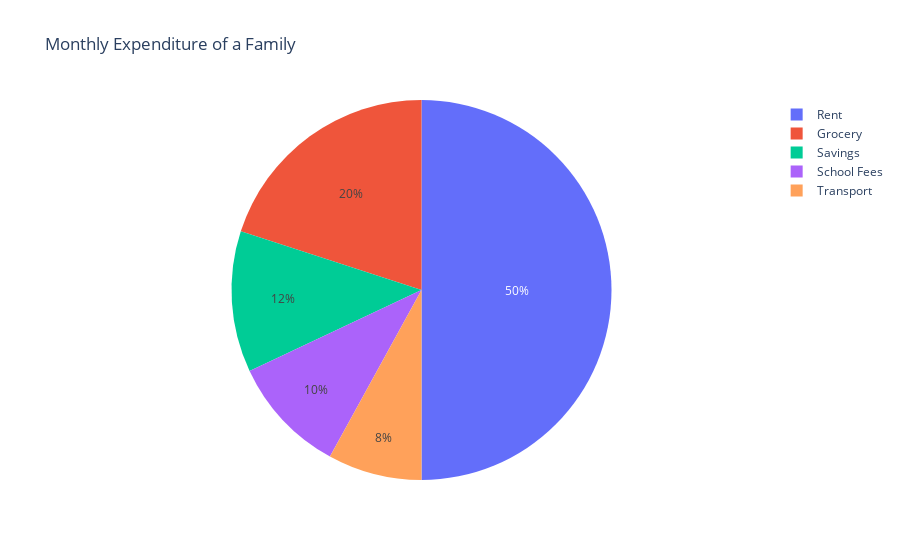

Notebook code for this chart:
### Markdown cell above
# Pie Plot:

A pie plot is a circle chart mainly used to represent proportion of part of given data with respect to the whole data. Each slice represents a proportion and on total of the proportion becomes a whole.

### Code cell
# Example 5:

## Monthly expenditure of a family
# Step 1: Create Random Data
exp_percent= [20, 50, 10,8,12]
house_holdcategories = ['Grocery', 'Rent', 'School Fees','Transport','Savings']

# Step 2: Create Pie chart
fig = px.pie(
    names=house_holdcategories,
    values=exp_percent,
    title="Monthly Expenditure of a Family",
    hole=0.0  # 0.4 if you want a donut chart
)

fig.show()

### Figure 1 — Plotly figure (JSON) as saved in the notebook; plotly's stock layout.template omitted (floating-point values rounded to 4 significant figures)
{"data": [{"domain": {"x": [0, 1], "y": [0, 1]}, "hole": 0, "hovertemplate": "label=%{label}<br>value=%{value}<extra></extra>", "labels": ["Grocery", "Rent", "School Fees", "Transport", "Savings"], "legendgroup": "", "name": "", "showlegend": true, "type": "pie", "values": [20, 50, 10, 8, 12]}], "layout": {"legend": {"tracegroupgap": 0}, "title": {"text": "Monthly Expenditure of a Family"}}}
